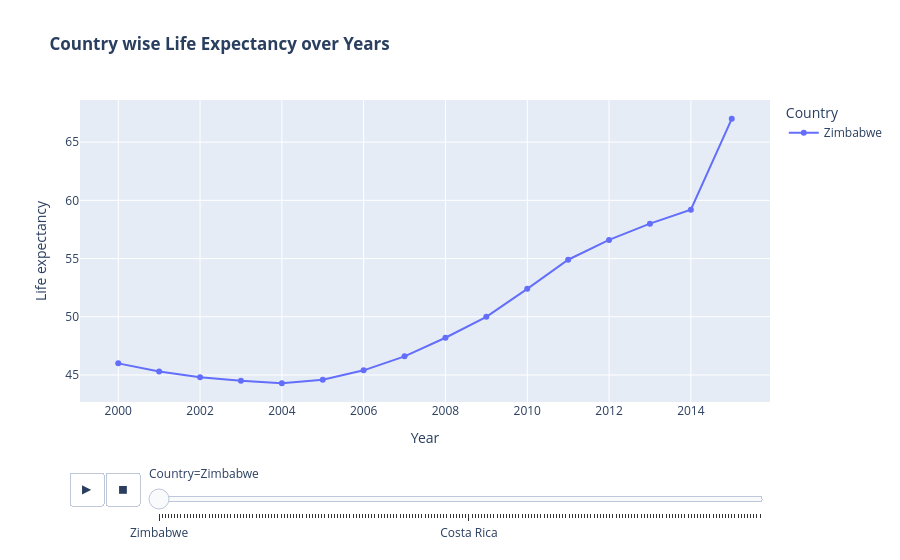

Notebook source saved alongside this figure:
### Markdown cell above
## Country wise Life Expectancy over Years

### Code cell
fig=px.line(df.sort_values(by='Year'),x='Year',y='Life expectancy ',
            animation_frame='Country',animation_group='Year',color='Country',
            markers=True,title='<b> Country wise Life Expectancy over Years')
fig.show()
